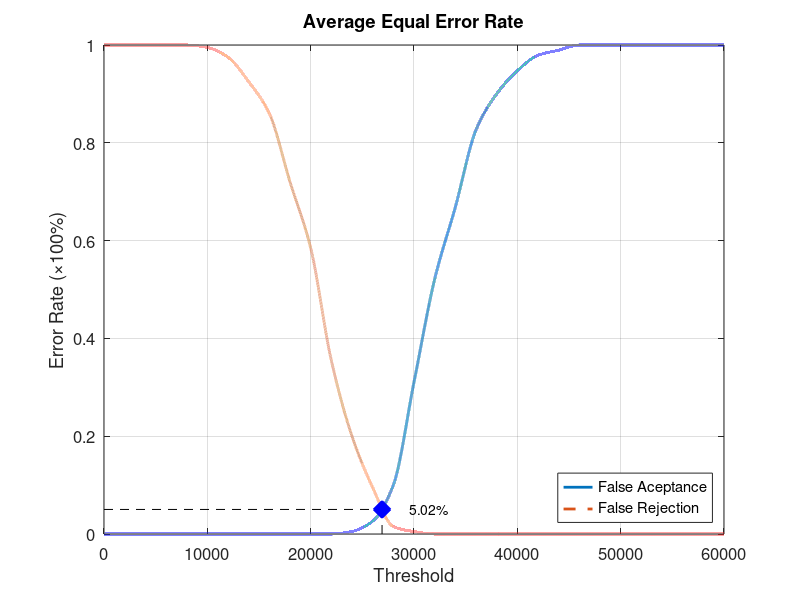
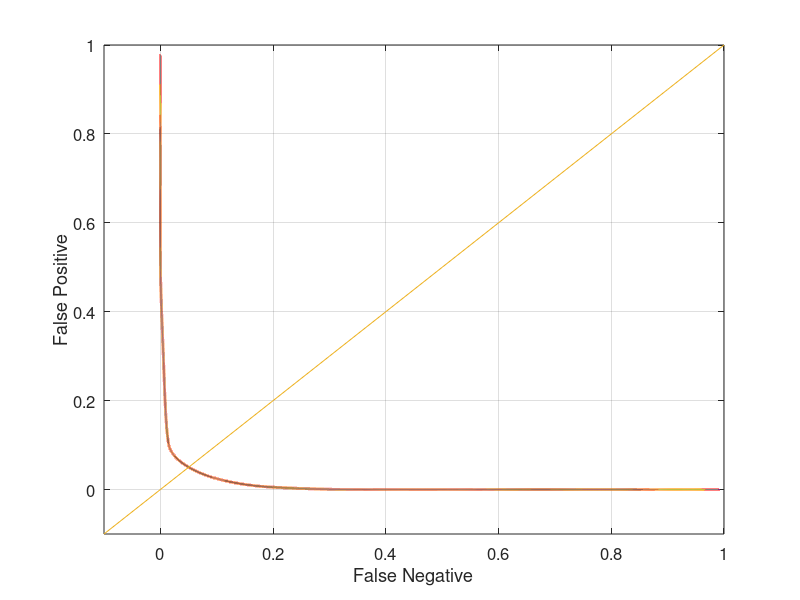

These figures' MATLAB source, in order:
function yEER = Database5_1
close all;
clear;
clc;
x = 0:2000:60000;
xq = 0:0.5:60000;

y0 = [0 0 0 0 0 0 0 0 0 0 0 0 0.00526316 0.0263158 0.1 0.310526 0.521053 0.668421 0.826316 0.9 0.947368 0.978947 0.989474 1 1 1 1 1 1 1 1];
yy0 = interp1(x, y0, xq, 'pchip');
y1 = [1 1 1 1 1 0.995 0.975 0.925 0.86 0.72 0.585 0.355 0.2 0.095 0.015 0.005 0 0 0 0 0 0 0 0 0 0 0 0 0 0 0];
yy1 = interp1(x, y1, xq, 'pchip');

% Calculating EER: 
y2 = abs(y0 - y1);
find(y2 == min(y2))
yy2 = abs(yy0 - yy1);
xEER = find(yy2 == min(yy2));
xEERIndex = xq(xEER) % X-axis EER
yEER = yy0(xEER) % Y-axis EER

main = figure
plot(xq, yy0,'-','LineWidth', 2);	hold on
plot(xq, yy1,'--','LineWidth', 2);	hold on
plot([xEERIndex xEERIndex], [0 yEER], 'k--');	hold on
plot([0 xEERIndex], [yEER yEER], 'k--');	hold on
plot(xEERIndex, yEER, 'bx', 'LineWidth', 10);	hold on
text(xEERIndex + 10 * xEERIndex / 100, yEER, [num2str(round((10000 * yEER)) / 100) '%'])
legend('False Aceptance', 'False Rejection', 'Location', 'SouthEast')
xlabel('Threshold')
ylabel('Error Rate (\times100%)')
title('Average Equal Error Rate')
set(gca, 'FontSize', 12)
axis([0 60000 0 1])
grid on

print(main, 'Database5_1Main', '-dpng');
FNRxFPR = figure('Color', [1 1 1]);
plot(yy1, yy0, '-', yy1, yy0, 'LineWidth', 2);
hold on
y = -0.1:0.1:1
plot(y, y); 
set(gca, 'FontSize', 12)
xlabel('False Negative')
ylabel('False Positive')
axis([-0.1 1 -0.1 1])
set(gca, 'FontSize', 12)
grid on

print(FNRxFPR, 'Database5_1FNRxFPR','-dpng');
end
